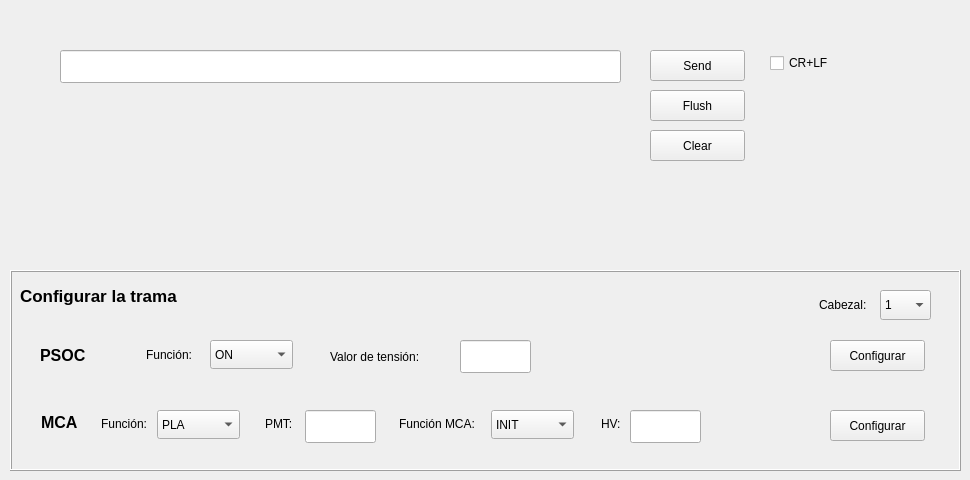
    <widget class="QWidget" name="terminal">
     <property name="sizePolicy">
      <sizepolicy hsizetype="Fixed" vsizetype="Fixed">
       <horstretch>0</horstretch>
       <verstretch>0</verstretch>
      </sizepolicy>
     </property>
     <property name="maximumSize">
      <size>
       <width>1122</width>
       <height>923</height>
      </size>
     </property>
     <attribute name="title">
      <string>Terminal</string>
     </attribute>
     <widget class="QPushButton" name="pushButton_send_terminal">
      <property name="geometry">
       <rect>
        <x>650</x>
        <y>50</y>
        <width>95</width>
        <height>31</height>
       </rect>
      </property>
      <property name="text">
       <string>Send</string>
      </property>
     </widget>
     <widget class="QLabel" name="label_received_terminal">
      <property name="geometry">
       <rect>
        <x>60</x>
        <y>190</y>
        <width>771</width>
        <height>61</height>
       </rect>
      </property>
      <property name="text">
       <string/>
      </property>
     </widget>
     <widget class="QLabel" name="label_size_terminal">
      <property name="geometry">
       <rect>
        <x>60</x>
        <y>140</y>
        <width>601</width>
        <height>41</height>
       </rect>
      </property>
      <property name="text">
       <string/>
      </property>
     </widget>
     <widget class="QPushButton" name="pushButton_flush_terminal">
      <property name="geometry">
       <rect>
        <x>650</x>
        <y>90</y>
        <width>95</width>
        <height>31</height>
       </rect>
      </property>
      <property name="text">
       <string>Flush</string>
      </property>
     </widget>
     <widget class="QLineEdit" name="lineEdit_terminal">
      <property name="geometry">
       <rect>
        <x>60</x>
        <y>50</y>
        <width>561</width>
        <height>33</height>
       </rect>
      </property>
     </widget>
     <widget class="QCheckBox" name="checkBox_end_terminal">
      <property name="geometry">
       <rect>
        <x>770</x>
        <y>50</y>
        <width>95</width>
        <height>26</height>
       </rect>
      </property>
      <property name="text">
       <string>CR+LF</string>
      </property>
     </widget>
     <widget class="QFrame" name="frame_trama_terminal">
      <property name="geometry">
       <rect>
        <x>10</x>
        <y>270</y>
        <width>951</width>
        <height>201</height>
       </rect>
      </property>
      <property name="frameShape">
       <enum>QFrame::Box</enum>
      </property>
      <property name="frameShadow">
       <enum>QFrame::Raised</enum>
      </property>
      <widget class="QComboBox" name="comboBox_head_select_terminal">
       <property name="enabled">
        <bool>true</bool>
       </property>
       <property name="geometry">
        <rect>
         <x>870</x>
         <y>20</y>
         <width>51</width>
         <height>30</height>
        </rect>
       </property>
       <property name="currentIndex">
        <number>0</number>
       </property>
       <item>
        <property name="text">
         <string>1</string>
        </property>
       </item>
       <item>
        <property name="text">
         <string>2</string>
        </property>
       </item>
       <item>
        <property name="text">
         <string>3</string>
        </property>
       </item>
       <item>
        <property name="text">
         <string>4</string>
        </property>
       </item>
       <item>
        <property name="text">
         <string>5</string>
        </property>
       </item>
       <item>
        <property name="text">
         <string>6</string>
        </property>
       </item>
      </widget>
      <widget class="QLabel" name="label_7">
       <property name="geometry">
        <rect>
         <x>809</x>
         <y>24</y>
         <width>66</width>
         <height>21</height>
        </rect>
       </property>
       <property name="text">
        <string>Cabezal:</string>
       </property>
      </widget>
      <widget class="QLabel" name="label_12">
       <property name="geometry">
        <rect>
         <x>10</x>
         <y>10</y>
         <width>191</width>
         <height>31</height>
        </rect>
       </property>
       <property name="font">
        <font>
         <pointsize>13</pointsize>
         <weight>75</weight>
         <bold>true</bold>
        </font>
       </property>
       <property name="text">
        <string>Configurar la trama</string>
       </property>
      </widget>
      <widget class="QPushButton" name="pushButton_stream_configure_mca_terminal">
       <property name="geometry">
        <rect>
         <x>820</x>
         <y>140</y>
         <width>95</width>
         <height>31</height>
        </rect>
       </property>
       <property name="text">
        <string>Configurar</string>
       </property>
      </widget>
      <widget class="QComboBox" name="comboBox_func_terminal">
       <property name="geometry">
        <rect>
         <x>147</x>
         <y>140</y>
         <width>83</width>
         <height>29</height>
        </rect>
       </property>
       <item>
        <property name="text">
         <string>PLA</string>
        </property>
       </item>
       <item>
        <property name="text">
         <string>PMT</string>
        </property>
       </item>
      </widget>
      <widget class="QLabel" name="label_13">
       <property name="geometry">
        <rect>
         <x>91</x>
         <y>143</y>
         <width>66</width>
         <height>21</height>
        </rect>
       </property>
       <property name="text">
        <string>Función: </string>
       </property>
      </widget>
      <widget class="QLabel" name="label_19">
       <property name="geometry">
        <rect>
         <x>30</x>
         <y>70</y>
         <width>51</width>
         <height>31</height>
        </rect>
       </property>
       <property name="font">
        <font>
         <pointsize>12</pointsize>
         <weight>75</weight>
         <bold>true</bold>
        </font>
       </property>
       <property name="text">
        <string>PSOC</string>
       </property>
      </widget>
      <widget class="QLabel" name="label_20">
       <property name="geometry">
        <rect>
         <x>31</x>
         <y>137</y>
         <width>41</width>
         <height>31</height>
        </rect>
       </property>
       <property name="font">
        <font>
         <pointsize>12</pointsize>
         <weight>75</weight>
         <bold>true</bold>
        </font>
       </property>
       <property name="text">
        <string>MCA</string>
       </property>
      </widget>
      <widget class="QPushButton" name="pushButton_stream_configure_psoc_terminal">
       <property name="geometry">
        <rect>
         <x>820</x>
         <y>70</y>
         <width>95</width>
         <height>31</height>
        </rect>
       </property>
       <property name="text">
        <string>Configurar</string>
       </property>
      </widget>
      <widget class="QComboBox" name="comboBox_psoc_function_terminal">
       <property name="geometry">
        <rect>
         <x>200</x>
         <y>70</y>
         <width>83</width>
         <height>29</height>
        </rect>
       </property>
       <item>
        <property name="text">
         <string>ON</string>
        </property>
       </item>
       <item>
        <property name="text">
         <string>OFF</string>
        </property>
       </item>
       <item>
        <property name="text">
         <string>SET</string>
        </property>
       </item>
       <item>
        <property name="text">
         <string>STA</string>
        </property>
       </item>
      </widget>
      <widget class="QComboBox" name="comboBox_mca_function_terminal">
       <property name="geometry">
        <rect>
         <x>481</x>
         <y>140</y>
         <width>83</width>
         <height>29</height>
        </rect>
       </property>
       <item>
        <property name="text">
         <string>INIT</string>
        </property>
       </item>
       <item>
        <property name="text">
         <string>MCA</string>
        </property>
       </item>
       <item>
        <property name="text">
         <string>HV</string>
        </property>
       </item>
       <item>
        <property name="text">
         <string>TEMP</string>
        </property>
       </item>
      </widget>
      <widget class="QLineEdit" name="lineEdit_pmt_terminal">
       <property name="geometry">
        <rect>
         <x>295</x>
         <y>140</y>
         <width>71</width>
         <height>33</height>
        </rect>
       </property>
      </widget>
      <widget class="QLabel" name="label_31">
       <property name="geometry">
        <rect>
         <x>136</x>
         <y>74</y>
         <width>66</width>
         <height>21</height>
        </rect>
       </property>
       <property name="text">
        <string>Función:</string>
       </property>
      </widget>
      <widget class="QLabel" name="label_33">
       <property name="geometry">
        <rect>
         <x>255</x>
         <y>143</y>
         <width>41</width>
         <height>21</height>
        </rect>
       </property>
       <property name="text">
        <string>PMT:</string>
       </property>
      </widget>
      <widget class="QLabel" name="label_35">
       <property name="geometry">
        <rect>
         <x>320</x>
         <y>76</y>
         <width>121</width>
         <height>21</height>
        </rect>
       </property>
       <property name="text">
        <string>Valor de tensión: </string>
       </property>
      </widget>
      <widget class="QLineEdit" name="lineEdit_psoc_hv_terminal">
       <property name="geometry">
        <rect>
         <x>450</x>
         <y>70</y>
         <width>71</width>
         <height>33</height>
        </rect>
       </property>
      </widget>
      <widget class="QLabel" name="label_36">
       <property name="geometry">
        <rect>
         <x>389</x>
         <y>143</y>
         <width>91</width>
         <height>21</height>
        </rect>
       </property>
       <property name="text">
        <string>Función MCA:</string>
       </property>
      </widget>
      <widget class="QLabel" name="label_37">
       <property name="geometry">
        <rect>
         <x>591</x>
         <y>143</y>
         <width>31</width>
         <height>21</height>
        </rect>
       </property>
       <property name="text">
        <string>HV:</string>
       </property>
      </widget>
      <widget class="QLineEdit" name="lineEdit_pmt_hv_terminal">
       <property name="geometry">
        <rect>
         <x>620</x>
         <y>140</y>
         <width>71</width>
         <height>33</height>
        </rect>
       </property>
      </widget>
     </widget>
     <widget class="QPushButton" name="pushButton_clear_terminal">
      <property name="geometry">
       <rect>
        <x>650</x>
        <y>130</y>
        <width>95</width>
        <height>31</height>
       </rect>
      </property>
      <property name="text">
       <string>Clear</string>
      </property>
     </widget>
    </widget>
